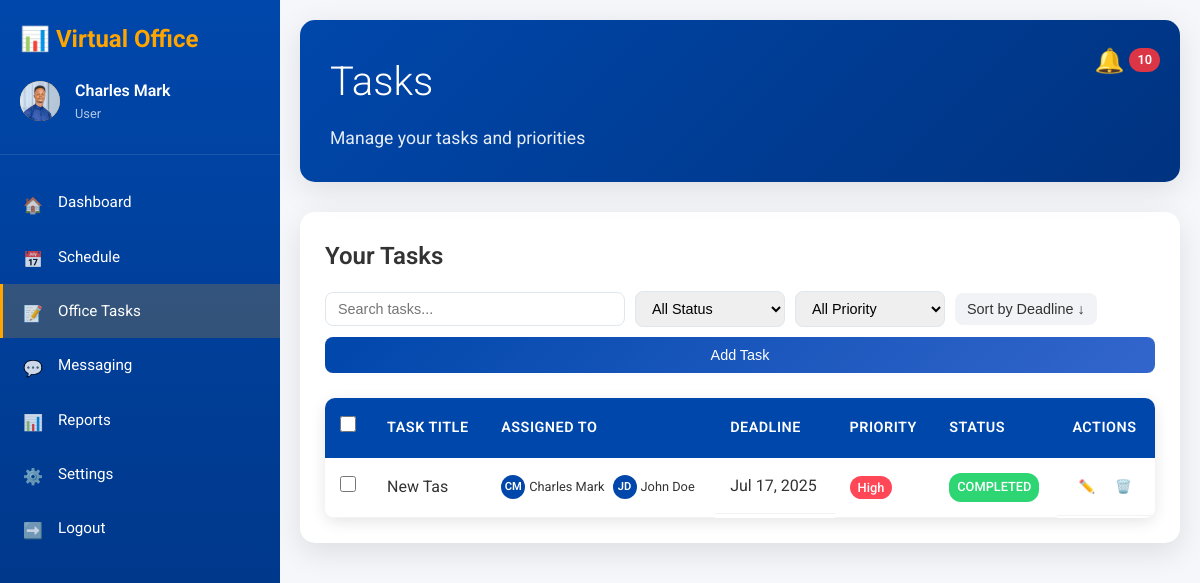
Page /tasks/ (signed in) on the committed database.
### settings/models.py (models this page shows, shortened)
class Profile(models.Model):
    user = models.OneToOneField(
        User,
        on_delete=models.CASCADE,
        related_name='profile'
    )
    phone = models.CharField(max_length=20, blank=True, null=True)
    bio = models.TextField(blank=True, null=True)
    profile_picture = models.ImageField(
        upload_to='profile_pics/',
        blank=True,
        null=True,
    )
    dark_mode = models.BooleanField(default=False)
    email_tasks = models.BooleanField(default=True)
    email_reports = models.BooleanField(default=True)
    email_security = models.BooleanField(default=True)
    push_tasks = models.BooleanField(default=True)
    push_meetings = models.BooleanField(default=True)
    terms_accepted = models.BooleanField(default=False)
    last_seen = models.DateTimeField(auto_now=True)
    is_online = models.BooleanField(default=False)
    last_activity = models.DateTimeField(auto_now_add=True)
    show_online_status = models.BooleanField(default=True)
    allow_message_requests = models.BooleanField(default=True)

### tasks/models.py (models this page shows, shortened)
class Task(models.Model):
    STATUS_CHOICES = [
        ('Pending', 'Pending'),
        ('In Progress', 'In Progress'),
        ('Completed', 'Completed'),
    ]
    PRIORITY_CHOICES = [
        ('High', 'High'),
        ('Medium', 'Medium'),
        ('Low', 'Low'),
    ]
    title = models.CharField(max_length=200)
    description = models.TextField(blank=True)
    due_date = models.DateField()
    status = models.CharField(max_length=20, choices=STATUS_CHOICES, default='Pending')
    priority = models.CharField(max_length=20, choices=PRIORITY_CHOICES, default='Medium')
    user = models.ForeignKey(User, on_delete=models.CASCADE, related_name='tasks')
    assigned_to = models.ManyToManyField(User, blank=True, related_name='assigned_tasks')
    created_at = models.DateTimeField(auto_now_add=True)
    @property
    def is_overdue(self):
        return self.due_date < timezone.now().date() and self.status != 'Completed'
    @property
    def is_due_soon(self):
        delta = self.due_date - timezone.now().date()
        return 0 <= delta.days <= 2 and self.status != 'Completed'

### tasks/views.py (the view)
# urls.py: path('tasks/', include('tasks.urls')),
@login_required
def tasks(request):
    tasks = Task.objects.filter(
        models.Q(user=request.user) | models.Q(assigned_to=request.user)
    ).distinct()
    notifications = Notification.objects.filter(user=request.user, is_read=False)
    users = User.objects.all().values('id', 'first_name', 'last_name', 'username')
    user_list = [
        {
            'id': user['id'],
            'full_name': f"{user['first_name']} {user['last_name']}".strip() or user['username'],
            'username': user['username']
        }
        for user in users
    ]
    context = {
        'tasks': tasks,
        'notifications': notifications,
        'users': user_list
    }
    return render(request, 'tasks/tasks.html', context)

### templates/tasks/tasks.html (shortened to what this page needs)
{% extends 'base.html' %}
{% block content %}
<header class="header">
    <h1 class="greeting">Tasks</h1>
    <p class="subtitle">Manage your tasks and priorities</p>
    <div class="notification" role="button" tabindex="0" aria-label="Notifications" id="notificationTrigger">
        <span class="notification-icon">🔔</span>
        <span class="notification-badge">{{ notifications.count }}</span>
    </div>
</header>
<div class="tasks-section">
    <div class="tasks-header">
        <h2 class="tasks-title">Your Tasks</h2>
        <div class="header-controls">
            <input type="text" class="search-bar" placeholder="Search tasks..." id="searchInput" aria-label="Search tasks">
            <select class="filter-select" id="statusFilter" aria-label="Filter by status">
                <option value="">All Status</option>
            </select>
            <select class="filter-select" id="priorityFilter" aria-label="Filter by priority">
                <option value="">All Priority</option>
            </select>
            <button class="sort-btn" id="sortBtn" aria-label="Sort tasks">Sort by Deadline ↓</button>
            <button class="view-tasks-btn" data-modal="add-task">Add Task</button>
        </div>
    </div>
    <div class="tasks-table-wrapper">
        <table class="tasks-table">
            <thead>
                <tr>
                    <th>
                        <input type="checkbox" id="selectAll" aria-label="Select all tasks">
                    </th>
                    <th>Task Title</th>
                    <th>Assigned To</th>
                    <th>Deadline</th>
                    <th>Priority</th>
                    <th>Status</th>
                    <th>Actions</th>
                </tr>
            </thead>
            <tbody id="tasksTableBody">
                {% for task in tasks %}
                <tr data-task-id="{{ task.id }}">
                    <td>
                        <input type="checkbox" class="task-checkbox" value="{{ task.id }}" aria-label="Select task">
                    </td>
                    <td class="task-title">{{ task.title }}</td>
                    <td class="assigned-to">
                        {% if task.assigned_to.all %}
                            <div class="assignee-list">
                                {% for user in task.assigned_to.all %}
                                    <div class="assignee">
                                        <span class="assignee-avatar">{{ user.first_name.0|default:user.username.0 }}{{ user.last_name.0|default:"" }}</span>
                                        <span class="assignee-name">{{ user.get_full_name|default:user.username }}</span>
                                    </div>
                                {% endfor %}
                            </div>
                        {% else %}
                            <span class="unassigned">Unassigned</span>
                        {% endif %}
                    </td>
                    <td class="deadline">
                        <span class="deadline-date">{{ task.due_date|date:"M j, Y" }}</span>
                    </td>
                    <td><span class="priority-{{ task.priority|lower }}">{{ task.priority }}</span></td>
                    <td><span class="status-badge status-{{ task.status|lower }}">{{ task.status }}</span></td>
                    <td class="actions">
                        <button class="action-btn edit-btn" data-modal="edit-task" data-task-id="{{ task.id }}" aria-label="Edit task">
                            <span class="action-icon">✏️</span>
                        </button>
                        <button class="action-btn delete-btn" data-task-id="{{ task.id }}" aria-label="Delete task">
                            <span class="action-icon">🗑️</span>
                        </button>
                    </td>
                </tr>
                {% empty %}
                <tr>
                    <td colspan="7" class="empty-state">
                        No tasks available. <button class="view-tasks-btn" data-modal="add-task">Add a task</button>
                    </td>
                </tr>
                {% endfor %}
            </tbody>
        </table>
    </div>
</div>
{% endblock %}

### templates/base.html (shortened to what this page needs)
{% load static %}
<!DOCTYPE html>
<html lang="en">
<head>
    <link rel="stylesheet" href="https://cdnjs.cloudflare.com/ajax/libs/font-awesome/5.15.4/css/all.min.css">
    <link rel="stylesheet" href="{% static 'css/main.css' %}">
</head>
<body>
    <div class="app-container">
        {% if user.is_authenticated %}
        <aside class="sidebar" id="sidebar">
            <div class="sidebar-header">
                <div class="logo">📊 Virtual Office</div>
                <div class="user-info">
                    {% if user.profile.profile_picture %}
                    <div class="avatar">
                        <img src="{{ user.profile.profile_picture.url }}" style="height: 40px; width: 40px; border-radius: 50%;" alt="Profile Picture" class="avatar-img">
                    </div>
                    {% endif %}
                    <div>
                        <div style="font-weight: 600;">{{ user.get_full_name }}</div>
                        <div style="font-size: 0.8em; opacity: 0.7;">
                            {% if request.user.is_superuser %}
                                Admin
                            {% else %}
                                {{ user.profile.role|default:"User" }}
                            {% endif %}
                        </div>
                    </div>
                </div>
            </div>
            <nav class="sidebar-nav">
                <div class="nav-item {% if request.path == '/' %}active{% endif %}" role="button" tabindex="0" data-url="{% url 'dashboard:dashboard' %}">
                    <div class="nav-icon">🏠</div>
                    <div class="nav-text">Dashboard</div>
                </div>
                <div class="nav-item {% if 'schedule' in request.path %}active{% endif %}" role="button" tabindex="0" data-url="{% url 'schedule:schedule' %}">
                    <div class="nav-icon">📅</div>
                    <div class="nav-text">Schedule</div>
                </div>
                <div class="nav-item {% if 'tasks' in request.path %}active{% endif %}" role="button" tabindex="0" data-url="{% url 'tasks:tasks' %}">
                    <div class="nav-icon">📝</div>
                    <div class="nav-text">Office Tasks</div>
                </div>
                <div class="nav-item {% if 'messaging' in request.path %}active{% endif %}" role="button" tabindex="0" data-url="{% url 'messaging:messaging' %}">
                    <div class="nav-icon">💬</div>
                    <div class="nav-text">Messaging</div>
                </div>
                <div class="nav-item {% if 'reports' in request.path %}active{% endif %}" role="button" tabindex="0" data-url="{% url 'reports:reports' %}">
                    <div class="nav-icon">📊</div>
                    <div class="nav-text">Reports</div>
                </div>
                <div class="nav-item {% if 'settings' in request.path %}active{% endif %}" role="button" tabindex="0" data-url="{% url 'settings:settings' %}">
                    <div class="nav-icon">⚙️</div>
                    <div class="nav-text">Settings</div>
                </div>
                <div class="nav-item" role="button" tabindex="0" onclick="document.getElementById('logoutForm').submit()">
                    <div class="nav-icon">➡️</div>
                    <div class="nav-text">Logout</div>
                </div>
            </nav>
        </aside>
        {% endif %}
        <main class="main-content" id="mainContent">
            <div class="container">
                {% block content %}
                {% endblock %}
            </div>
        </main>
    </div>
</body>
</html>

### rows in the picture
Task: title "New Tas", due_date "Jul 17, 2025", priority "High", status "COMPLETED"

### other values in the picture
{{ user.get_full_name }} "Charles Mark"
{{ user.profile.role|default:"User" }} "User"
{{ notifications.count }} "10"
{{ user.first_name.0|default:user.username.0 }} "C"
{{ user.last_name.0|default:"" }} "M"
{{ user.get_full_name|default:user.username }} "Charles Mark"
{{ user.first_name.0|default:user.username.0 }} "J"
{{ user.last_name.0|default:"" }} "D"
{{ user.get_full_name|default:user.username }} "John Doe"
